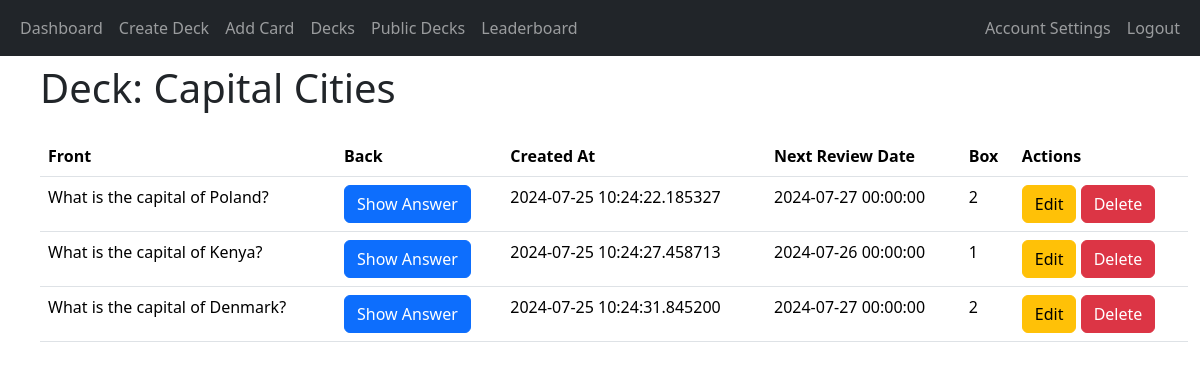
The app's page /view_deck/1 (signed in) with its own data.
### app/decks/models.py (models this page shows, shortened)
class Deck(db.Model):
    deck_id = db.Column(db.Integer, primary_key=True)
    name = db.Column(db.String(100), nullable=False)
    user_id = db.Column(db.Integer, db.ForeignKey('user.user_id'), nullable=False)
    created_at = db.Column(db.DateTime, nullable=False, default=datetime.utcnow)
    shared = db.Column(db.Boolean, default=False)
    review_start_date = db.Column(db.DateTime, nullable=True)
    cards = db.relationship('Card', backref='deck', cascade='all, delete-orphan', lazy=True)

class Card(db.Model):
    card_id = db.Column(db.Integer, primary_key=True)
    front = db.Column(db.String(255), nullable=False)
    back = db.Column(db.String(255), nullable=False)
    created_at = db.Column(db.DateTime, default=datetime.utcnow)
    next_review_date = db.Column(db.DateTime, nullable=True)
    deck_id = db.Column(db.Integer, db.ForeignKey('deck.deck_id'), nullable=False)
    box = db.Column(db.Integer, default=1)  # New field for Leitner system

### app/decks/routes.py (the view)
@decks_blueprint.route('/view_deck/<int:deck_id>')
@login_required
def view_deck(deck_id):
    deck = Deck.query.get_or_404(deck_id)
    is_owner = deck.user_id == current_user.user_id
    if not deck.shared and not is_owner:
        abort(403)  # Forbidden access if the deck is not shared and not owned by the current user
    cards = Card.query.filter_by(deck_id=deck.deck_id).all()
    return render_template('view_deck.html', deck=deck, cards=cards)

### app/__init__.py (called while the page is built)
@login_manager.user_loader
def load_user(user_id):
    return User.query.get(int(user_id))

### app/decks/templates/view_deck.html (shortened to what this page needs)
{% extends "base.html" %}
{% block heading %}Deck: {{ deck.name }}{% endblock %}
{% block content %}
<div class="container">
    <table class="table">
        <thead>
            <tr>
                <th scope="col">Front</th>
                <th scope="col">Back</th>
                <th scope="col">Created At</th>
                <th scope="col">Next Review Date</th>
                <th scope="col">Box</th>
                <th scope="col">Actions</th>
            </tr>
        </thead>
        <tbody>
            {% for card in cards %}
                <tr>
                    <td>{{ card.front }}</td>
                    <td>
                        <button class="btn btn-primary" onclick="toggleAnswer('answer-{{ card.card_id }}')">Show Answer</button>
                    </td>
                    <td>{{ card.created_at }}</td>
                    <td>{{ card.next_review_date }}</td>
                    <td>{{ card.box }}</td>
                    <td>
                        <a href="{{ url_for('decks.edit_card', card_id=card.card_id) }}" class="btn btn-warning">Edit</a>
                        <button class="btn btn-danger" onclick="confirmDelete('{{ url_for('decks.delete_card', card_id=card.card_id) }}')">Delete</button>
                    </td>
                </tr>
            {% endfor %}
        </tbody>
    </table>
</div>
{% endblock %}

### records on screen
Deck: name "Capital Cities"
Card: front "What is the capital of Poland?", created_at "2024-07-25 10:24:22.185327", next_review_date "2024-07-27 00:00:00", box "2"
Card: front "What is the capital of Kenya?", created_at "2024-07-25 10:24:27.458713", next_review_date "2024-07-26 00:00:00", box "1"
Card: front "What is the capital of Denmark?", created_at "2024-07-25 10:24:31.845200", next_review_date "2024-07-27 00:00:00", box "2"
